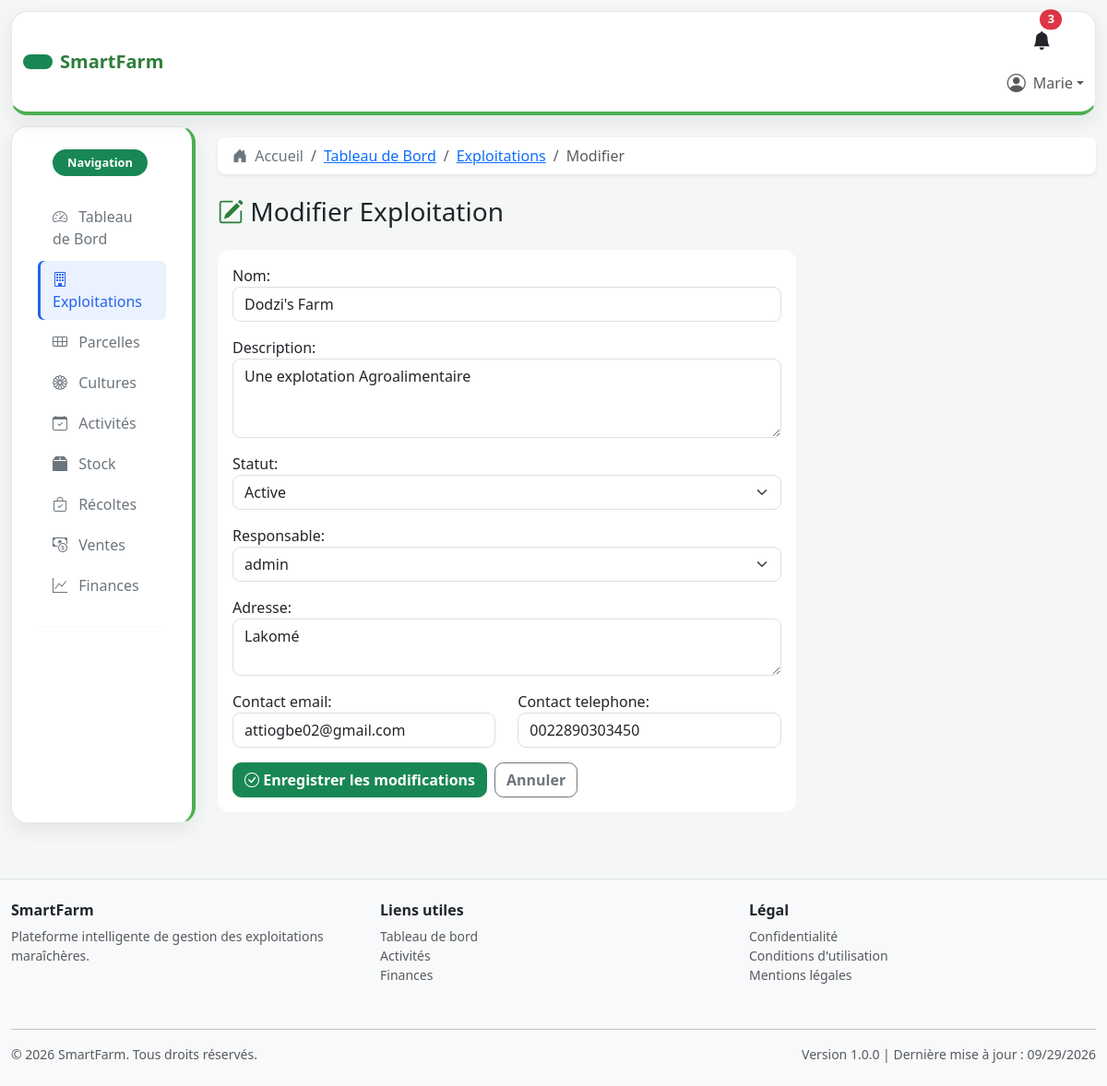
Page /exploitation/7/modifier/ (signed in) on the committed database.
### exploitation/models.py (models this page shows, shortened)
class Exploitation(models.Model):
    STATUT_CHOICES = [
        ('active', 'Active'),
        ('inactive', 'Inactive'),
        ('suspendue', 'Suspendue'),
    ]
    nom = models.CharField(
        max_length=150,
        unique=True,
        help_text="Nom de l'exploitation"
    )
    description = models.TextField(
        blank=True,
        help_text="Description de l'exploitation"
    )
    statut = models.CharField(
        max_length=20,
        choices=STATUT_CHOICES,
        default='active',
        help_text="Statut de l'exploitation"
    )
    responsable = models.ForeignKey(
        User,
        on_delete=models.SET_NULL,
        null=True,
        blank=True,
        related_name='exploitations',
        help_text="Responsable principal de l'exploitation"
    )
    adresse = models.TextField(
        blank=True,
        help_text="Adresse de l'exploitation"
    )
    contact_email = models.EmailField(
        blank=True,
        help_text="Email de contact de l'exploitation"
    )
    contact_telephone = models.CharField(
        max_length=20,
        blank=True,
        help_text="Téléphone de contact"
    )
    date_creation = models.DateTimeField(
        auto_now_add=True,
        help_text="Date de création de l'exploitation"
    )
    date_modification = models.DateTimeField(
        auto_now=True,
        help_text="Date de dernière modification"
    )
    class Meta:
        ordering = ['nom']
        verbose_name = 'Exploitation'
        verbose_name_plural = 'Exploitations'
        db_table = 'exploitation_exploitation'

### exploitation/views.py (the view)
# urls.py: path('<int:pk>/modifier/', views.ActiviteUpdateView.as_view(), name='modifier'),
@login_required
def modifier(request, pk):
    exploitation = get_object_or_404(Exploitation, pk=pk)
    if request.method == 'POST':
        form = ExploitationForm(request.POST, instance=exploitation)
        if form.is_valid():
            exploitation = form.save()
            messages.success(request, f"L'exploitation '{exploitation.nom}' a été modifiée avec succès.")
            return redirect('exploitation:detail', pk=exploitation.pk)
    else:
        form = ExploitationForm(instance=exploitation)
    return render(request, 'exploitation/modifier.html', {'form': form, 'exploitation': exploitation})

### exploitation/forms.py
class ExploitationForm(forms.ModelForm):
    class Meta:
        model = Exploitation
        fields = [
            'nom',
            'description',
            'statut',
            'responsable',
            'adresse',
            'contact_email',
            'contact_telephone',
        ]
        widgets = {
            'nom': forms.TextInput(attrs={'class': 'form-control', 'placeholder': 'Nom de l\'exploitation'}),
            'description': forms.Textarea(attrs={'class': 'form-control', 'rows': 3, 'placeholder': 'Description'}),
            'statut': forms.Select(attrs={'class': 'form-select'}),
            'responsable': forms.Select(attrs={'class': 'form-select'}),
            'adresse': forms.Textarea(attrs={'class': 'form-control', 'rows': 2, 'placeholder': 'Adresse'}),
            'contact_email': forms.EmailInput(attrs={'class': 'form-control', 'placeholder': 'Email de contact'}),
            'contact_telephone': forms.TextInput(attrs={'class': 'form-control', 'placeholder': 'Téléphone de contact'}),
        }

### templates/exploitation/modifier.html (shortened to what this page needs)
{% extends 'base.html' %}
{% load static %}
{% block breadcrumbs %}
    <li class="breadcrumb-item"><a href="{% url 'dashboard:accueil' %}">Tableau de Bord</a></li>
    <li class="breadcrumb-item"><a href="{% url 'exploitation:liste' %}">Exploitations</a></li>
    <li class="breadcrumb-item active">Modifier</li>
{% endblock %}
{% block content %}
<div class="row mb-4">
    <div class="col-md-12">
        <h1 class="h3 mb-0">
            <i class="bi bi-pencil-square text-success"></i> Modifier Exploitation
        </h1>
    </div>
</div>
<div class="row">
    <div class="col-md-8">
        <div class="card">
            <div class="card-body">
                <form method="POST" action="">
                    <div class="mb-3">
                        {{ form.nom.label_tag }}
                        {{ form.nom }}
                    </div>
                    <div class="mb-3">
                        {{ form.description.label_tag }}
                        {{ form.description }}
                    </div>
                    <div class="mb-3">
                        {{ form.statut.label_tag }}
                        {{ form.statut }}
                    </div>
                    <div class="mb-3">
                        {{ form.responsable.label_tag }}
                        {{ form.responsable }}
                    </div>
                    <div class="mb-3">
                        {{ form.adresse.label_tag }}
                        {{ form.adresse }}
                    </div>
                    <div class="row">
                        <div class="col-md-6 mb-3">
                            {{ form.contact_email.label_tag }}
                            {{ form.contact_email }}
                        </div>
                        <div class="col-md-6 mb-3">
                            {{ form.contact_telephone.label_tag }}
                            {{ form.contact_telephone }}
                        </div>
                    </div>
                    <div class="d-flex gap-2">
                        <button type="submit" class="btn btn-success">
                            <i class="bi bi-check-circle"></i> Enregistrer les modifications
                        </button>
                        <a href="{% url 'exploitation:detail' exploitation.pk %}" class="btn btn-outline-secondary">Annuler</a>
                    </div>
                </form>
            </div>
        </div>
    </div>
</div>
{% endblock %}

### templates/includes/navbar.html (shortened to what this page needs)
<nav class="navbar navbar-light bg-white border-bottom sticky-top shadow-sm app-navbar">
    <div class="container-fluid">
        <a class="navbar-brand d-flex align-items-center gap-2" href="{% url 'dashboard:accueil' %}">
            <span class="badge bg-success rounded-pill py-2 px-3 text-white"></span>
            <span class="fs-5 fw-bold">SmartFarm</span>
        </a>
        <div class="ms-auto" id="navbarNav">
            <ul class="navbar-nav ms-auto align-items-center">
                <li class="nav-item me-2 d-none d-lg-block">
                    <a class="nav-link position-relative text-dark" href="{% url 'dashboard:accueil' %}">
                        <i class="bi bi-bell-fill fs-5"></i>
                        <span class="position-absolute top-0 start-100 translate-middle badge rounded-pill bg-danger">3</span>
                    </a>
                </li>
                <li class="nav-item dropdown">
                    <a class="nav-link dropdown-toggle d-flex align-items-center" href="#" id="userDropdown" role="button" data-bs-toggle="dropdown">
                        {% if user.is_authenticated and user.profil.photo %}
                            <img src="{{ user.profil.photo.url }}" alt="Photo de profil" class="rounded-circle" style="width: 32px; height: 32px; object-fit: cover;">
                        {% else %}
                            <i class="bi bi-person-circle fs-5"></i>
                        {% endif %}
                        <span class="ms-2">{% if user.is_authenticated %}{{ user.first_name|default:user.username }}{% else %}Invité{% endif %}</span>
                    </a>
                </li>
            </ul>
        </div>
    </div>
</nav>

### static/css/style.css (style rules this page uses)
:root { --smartfarm-primary: #2d7d3a; --smartfarm-secondary: #4caf50; --smartfarm-soft: #ecf5ed; --smartfarm-muted: #6c757d; --smartfarm-border: #e5e7eb; --smartfarm-sidebar: #ffffff; --smartfarm-sidebar-text: #6c757d; --smartfarm-sidebar-muted: #6c757d; --smartfarm-accent: #eaf2ff; --smartfarm-sidebar-active: #2563eb; }
body { background-color: #f4f7f6; color: #212529; }
.bg-body-tertiary { background-color: #f4f7f6 !important; }
.navbar { background-color: #fff !important; }
.app-navbar { min-height: 73px; margin: 0.75rem 0.75rem 0; border: 1px solid var(--smartfarm-border) !important; border-bottom: 4px solid var(--smartfarm-secondary) !important; border-radius: 1.1rem; box-shadow: 0 0.5rem 1.25rem rgba(33, 37, 41, 0.08) !important; z-index: 1030; }
.navbar-brand { color: var(--smartfarm-primary) !important; }
.card { border: none; border-radius: 0.85rem; }
.btn { border-radius: 0.6rem; font-weight: 600; }
.form-control, .form-select { border-color: #d9e0e5; border-radius: 0.55rem; }
.badge { font-size: 0.8rem; font-weight: 600; }
.btn-success, .btn-outline-success { transition: all 0.2s ease; }
.text-success { color: var(--smartfarm-primary) !important; }

### rows in the picture
Exploitation: nom "Dodzi's Farm", description "Une explotation Agroalimentaire", statut "Active", responsable "admin", adresse "Lakomé", contact_email "attiogbe02@gmail.com", contact_telephone "0022890303450"

### other values in the picture
{{ user.first_name|default:user.username }} "Marie"
